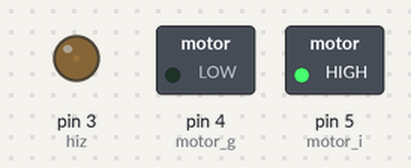
The sketch below on a simulated Arduino Uno, built with avr-gcc and run on an emulated ATmega328P. On the bench: switched loads named in the sketch (green lamp = pin HIGH), output pins drawn as LEDs (lit = HIGH).

Above: at 0.15 s.
At 4.35 s:
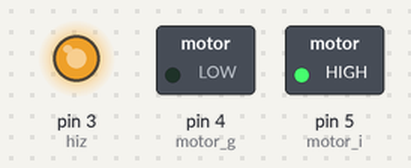
At 8.85 s:
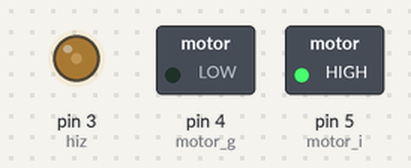
At 18.16 s:
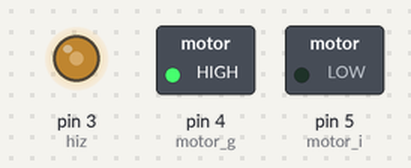
At 28.06 s:
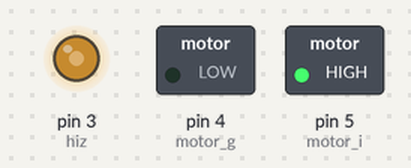
At 39.77 s:
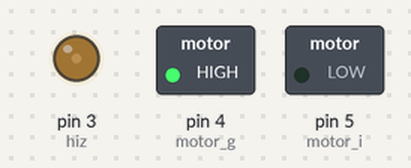
Timing chart, 0 to 40.0 s (numbered marks = the images above):
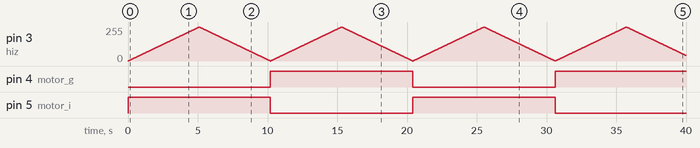

The sketch:

DC_motor_hiz_kontrolu.ino
```cpp
int motor_i=5;
int motor_g=4;
int hiz=3;
void setup() {
pinMode(motor_i,OUTPUT);
pinMode(motor_g,OUTPUT);
pinMode(hiz,OUTPUT);
}
void loop() {
  digitalWrite(motor_i,HIGH);
  digitalWrite(motor_g,LOW);
  for (int i=0;i<255;i++){
  analogWrite(hiz,i);
  delay(20);
  }
  for (int i=255;i>0;i--){
  analogWrite(hiz,i);
  delay(20);
  }
  digitalWrite(motor_i,LOW);
  digitalWrite(motor_g,HIGH);

  for (int i=0;i<255;i++){
  analogWrite(hiz,i);
  delay(20);
  }
  for (int i=255;i>0;i--){
  analogWrite(hiz,i);
  delay(20);
  }
}
```

Measured:
- by itself, pin 4 (motor_g): LOW → HIGH at 10.2 s, → LOW 10.2 s later, → HIGH 10.2 s later
- by itself, pin 5 (motor_i): alternates HIGH for 10.2 s and LOW for 10.2 s
